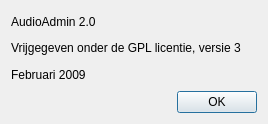
<ui version="4.0" >
 <class>AboutDialog</class>
 <widget class="QDialog" name="AboutDialog" >
  <property name="windowModality" >
   <enum>Qt::WindowModal</enum>
  </property>
  <property name="geometry" >
   <rect>
    <x>0</x>
    <y>0</y>
    <width>268</width>
    <height>124</height>
   </rect>
  </property>
  <property name="windowTitle" >
   <string>Omtrend AudioAdmin</string>
  </property>
  <layout class="QGridLayout" name="gridLayout" >
   <item row="0" column="0" colspan="2" >
    <widget class="QLabel" name="label" >
     <property name="text" >
      <string>AudioAdmin 2.0</string>
     </property>
    </widget>
   </item>
   <item row="1" column="0" colspan="2" >
    <widget class="QLabel" name="label_2" >
     <property name="text" >
      <string>Vrijgegeven onder de GPL licentie, versie 3</string>
     </property>
    </widget>
   </item>
   <item row="2" column="0" colspan="2" >
    <widget class="QLabel" name="label_3" >
     <property name="text" >
      <string>Februari 2009</string>
     </property>
    </widget>
   </item>
   <item row="3" column="0" >
    <spacer name="horizontalSpacer" >
     <property name="orientation" >
      <enum>Qt::Horizontal</enum>
     </property>
     <property name="sizeHint" stdset="0" >
      <size>
       <width>164</width>
       <height>20</height>
      </size>
     </property>
    </spacer>
   </item>
   <item row="3" column="1" >
    <widget class="QPushButton" name="okButton" >
     <property name="text" >
      <string>OK</string>
     </property>
    </widget>
   </item>
  </layout>
 </widget>
 <resources/>
 <connections>
  <connection>
   <sender>okButton</sender>
   <signal>clicked()</signal>
   <receiver>AboutDialog</receiver>
   <slot>close()</slot>
   <hints>
    <hint type="sourcelabel" >
     <x>220</x>
     <y>102</y>
    </hint>
    <hint type="destinationlabel" >
     <x>133</x>
     <y>61</y>
    </hint>
   </hints>
  </connection>
 </connections>
</ui>
